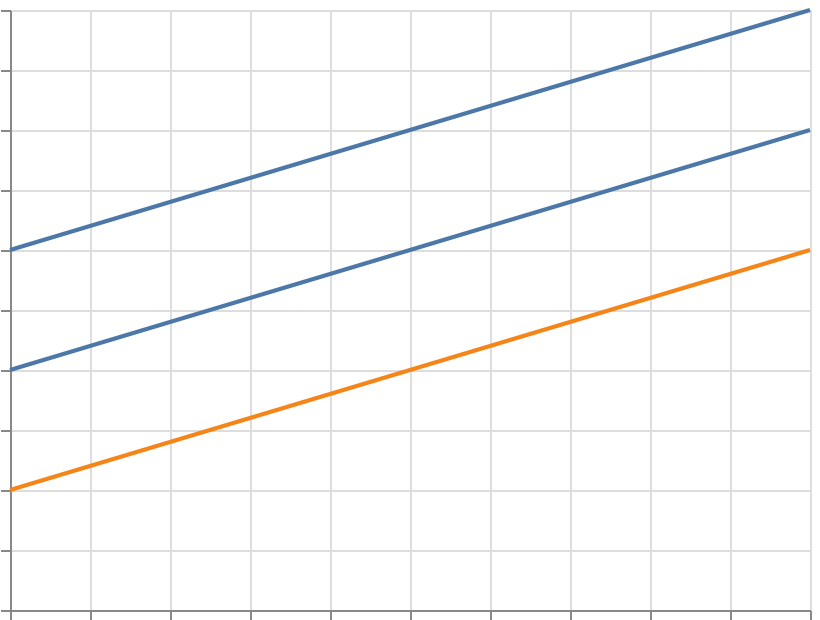

Vega-Lite specification stored for this chart:
### Vega-Lite specification from a JSON file in a GitHub repository (floating-point values rounded to 4 significant figures)
{"$schema": "https://vega.github.io/schema/vega-lite/v6.json", "width": 400, "height": 300, "padding": 5, "autosize": "none", "data": {"name": "table", "values": [{"x": 1, "y": 2, "cat": "A", "group": "X"}, {"x": 2, "y": 4, "cat": "A", "group": "X"}, {"x": 1, "y": 3, "cat": "A", "group": "Y"}, {"x": 2, "y": 5, "cat": "A", "group": "Y"}, {"x": 1, "y": 1, "cat": "B", "group": "X"}, {"x": 2, "y": 3, "cat": "B", "group": "X"}]}, "mark": "line", "encoding": {"x": {"field": "x", "type": "quantitative"}, "y": {"field": "y", "type": "quantitative"}, "color": {"field": "cat", "type": "nominal"}, "detail": {"field": "group", "type": "nominal"}}}
